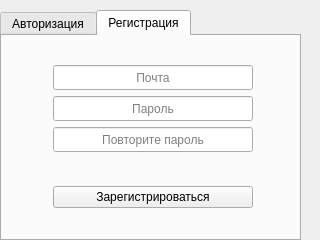
<?xml version="1.0" encoding="UTF-8"?>
<ui version="4.0">
 <class>StartWindow</class>
 <widget class="QMainWindow" name="StartWindow">
  <property name="geometry">
   <rect>
    <x>0</x>
    <y>0</y>
    <width>320</width>
    <height>240</height>
   </rect>
  </property>
  <property name="minimumSize">
   <size>
    <width>250</width>
    <height>240</height>
   </size>
  </property>
  <property name="maximumSize">
   <size>
    <width>320</width>
    <height>240</height>
   </size>
  </property>
  <property name="windowTitle">
   <string>StartWindow</string>
  </property>
  <widget class="QWidget" name="centralwidget">
   <widget class="QTabWidget" name="tabWidget">
    <property name="geometry">
     <rect>
      <x>0</x>
      <y>10</y>
      <width>301</width>
      <height>231</height>
     </rect>
    </property>
    <property name="currentIndex">
     <number>1</number>
    </property>
    <widget class="QWidget" name="authorization_tab">
     <attribute name="title">
      <string>Авторизация</string>
     </attribute>
     <widget class="QWidget" name="horizontalLayoutWidget">
      <property name="geometry">
       <rect>
        <x>0</x>
        <y>0</y>
        <width>301</width>
        <height>201</height>
       </rect>
      </property>
      <layout class="QHBoxLayout" name="horizontalLayout">
       <item>
        <spacer name="horizontalSpacer_2">
         <property name="orientation">
          <enum>Qt::Orientation::Horizontal</enum>
         </property>
         <property name="sizeHint" stdset="0">
          <size>
           <width>40</width>
           <height>20</height>
          </size>
         </property>
        </spacer>
       </item>
       <item>
        <layout class="QVBoxLayout" name="verticalLayout">
         <item>
          <spacer name="verticalSpacer_2">
           <property name="orientation">
            <enum>Qt::Orientation::Vertical</enum>
           </property>
           <property name="sizeHint" stdset="0">
            <size>
             <width>20</width>
             <height>40</height>
            </size>
           </property>
          </spacer>
         </item>
         <item>
          <widget class="QLineEdit" name="login_input_email">
           <property name="sizePolicy">
            <sizepolicy hsizetype="Expanding" vsizetype="Fixed">
             <horstretch>200</horstretch>
             <verstretch>25</verstretch>
            </sizepolicy>
           </property>
           <property name="minimumSize">
            <size>
             <width>200</width>
             <height>25</height>
            </size>
           </property>
           <property name="maximumSize">
            <size>
             <width>200</width>
             <height>25</height>
            </size>
           </property>
           <property name="alignment">
            <set>Qt::AlignmentFlag::AlignCenter</set>
           </property>
           <property name="placeholderText">
            <string>Почта</string>
           </property>
          </widget>
         </item>
         <item>
          <widget class="QLineEdit" name="login_input_password">
           <property name="sizePolicy">
            <sizepolicy hsizetype="Expanding" vsizetype="Fixed">
             <horstretch>200</horstretch>
             <verstretch>25</verstretch>
            </sizepolicy>
           </property>
           <property name="minimumSize">
            <size>
             <width>200</width>
             <height>25</height>
            </size>
           </property>
           <property name="maximumSize">
            <size>
             <width>200</width>
             <height>25</height>
            </size>
           </property>
           <property name="text">
            <string/>
           </property>
           <property name="alignment">
            <set>Qt::AlignmentFlag::AlignCenter</set>
           </property>
           <property name="placeholderText">
            <string>Пароль</string>
           </property>
          </widget>
         </item>
         <item>
          <spacer name="verticalSpacer">
           <property name="orientation">
            <enum>Qt::Orientation::Vertical</enum>
           </property>
           <property name="sizeHint" stdset="0">
            <size>
             <width>20</width>
             <height>40</height>
            </size>
           </property>
          </spacer>
         </item>
         <item>
          <widget class="QPushButton" name="button_login">
           <property name="text">
            <string>Войти</string>
           </property>
          </widget>
         </item>
         <item>
          <spacer name="verticalSpacer_3">
           <property name="orientation">
            <enum>Qt::Orientation::Vertical</enum>
           </property>
           <property name="sizeHint" stdset="0">
            <size>
             <width>20</width>
             <height>40</height>
            </size>
           </property>
          </spacer>
         </item>
        </layout>
       </item>
       <item>
        <spacer name="horizontalSpacer">
         <property name="orientation">
          <enum>Qt::Orientation::Horizontal</enum>
         </property>
         <property name="sizeHint" stdset="0">
          <size>
           <width>40</width>
           <height>20</height>
          </size>
         </property>
        </spacer>
       </item>
      </layout>
     </widget>
    </widget>
    <widget class="QWidget" name="registration_tab">
     <attribute name="title">
      <string>Регистрация</string>
     </attribute>
     <widget class="QWidget" name="horizontalLayoutWidget_2">
      <property name="geometry">
       <rect>
        <x>0</x>
        <y>0</y>
        <width>301</width>
        <height>201</height>
       </rect>
      </property>
      <layout class="QHBoxLayout" name="horizontalLayout_2">
       <item>
        <spacer name="horizontalSpacer_3">
         <property name="orientation">
          <enum>Qt::Orientation::Horizontal</enum>
         </property>
         <property name="sizeHint" stdset="0">
          <size>
           <width>40</width>
           <height>20</height>
          </size>
         </property>
        </spacer>
       </item>
       <item>
        <layout class="QVBoxLayout" name="verticalLayout_2">
         <item>
          <spacer name="verticalSpacer_4">
           <property name="orientation">
            <enum>Qt::Orientation::Vertical</enum>
           </property>
           <property name="sizeHint" stdset="0">
            <size>
             <width>20</width>
             <height>40</height>
            </size>
           </property>
          </spacer>
         </item>
         <item>
          <widget class="QLineEdit" name="register_input_email">
           <property name="sizePolicy">
            <sizepolicy hsizetype="Expanding" vsizetype="Fixed">
             <horstretch>200</horstretch>
             <verstretch>25</verstretch>
            </sizepolicy>
           </property>
           <property name="minimumSize">
            <size>
             <width>200</width>
             <height>25</height>
            </size>
           </property>
           <property name="maximumSize">
            <size>
             <width>200</width>
             <height>25</height>
            </size>
           </property>
           <property name="alignment">
            <set>Qt::AlignmentFlag::AlignCenter</set>
           </property>
           <property name="placeholderText">
            <string>Почта</string>
           </property>
          </widget>
         </item>
         <item>
          <widget class="QLineEdit" name="register_input_password">
           <property name="sizePolicy">
            <sizepolicy hsizetype="Expanding" vsizetype="Fixed">
             <horstretch>200</horstretch>
             <verstretch>25</verstretch>
            </sizepolicy>
           </property>
           <property name="minimumSize">
            <size>
             <width>200</width>
             <height>25</height>
            </size>
           </property>
           <property name="maximumSize">
            <size>
             <width>200</width>
             <height>25</height>
            </size>
           </property>
           <property name="text">
            <string/>
           </property>
           <property name="alignment">
            <set>Qt::AlignmentFlag::AlignCenter</set>
           </property>
           <property name="placeholderText">
            <string>Пароль</string>
           </property>
          </widget>
         </item>
         <item>
          <widget class="QLineEdit" name="register_input_password_2">
           <property name="sizePolicy">
            <sizepolicy hsizetype="Expanding" vsizetype="Fixed">
             <horstretch>200</horstretch>
             <verstretch>25</verstretch>
            </sizepolicy>
           </property>
           <property name="minimumSize">
            <size>
             <width>200</width>
             <height>25</height>
            </size>
           </property>
           <property name="maximumSize">
            <size>
             <width>200</width>
             <height>25</height>
            </size>
           </property>
           <property name="text">
            <string/>
           </property>
           <property name="alignment">
            <set>Qt::AlignmentFlag::AlignCenter</set>
           </property>
           <property name="placeholderText">
            <string>Повторите пароль</string>
           </property>
          </widget>
         </item>
         <item>
          <spacer name="verticalSpacer_5">
           <property name="orientation">
            <enum>Qt::Orientation::Vertical</enum>
           </property>
           <property name="sizeHint" stdset="0">
            <size>
             <width>20</width>
             <height>40</height>
            </size>
           </property>
          </spacer>
         </item>
         <item>
          <widget class="QPushButton" name="button_register">
           <property name="text">
            <string>Зарегистрироваться</string>
           </property>
          </widget>
         </item>
         <item>
          <spacer name="verticalSpacer_6">
           <property name="orientation">
            <enum>Qt::Orientation::Vertical</enum>
           </property>
           <property name="sizeHint" stdset="0">
            <size>
             <width>20</width>
             <height>40</height>
            </size>
           </property>
          </spacer>
         </item>
        </layout>
       </item>
       <item>
        <spacer name="horizontalSpacer_4">
         <property name="orientation">
          <enum>Qt::Orientation::Horizontal</enum>
         </property>
         <property name="sizeHint" stdset="0">
          <size>
           <width>40</width>
           <height>20</height>
          </size>
         </property>
        </spacer>
       </item>
      </layout>
     </widget>
    </widget>
   </widget>
  </widget>
 </widget>
 <resources/>
 <connections/>
</ui>
